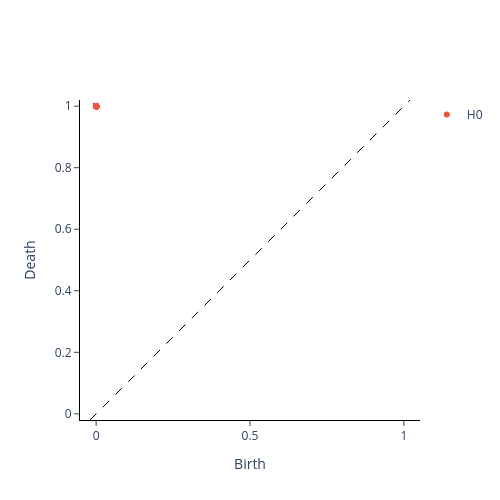

Notebook code for this chart:
### Markdown cell above
Layer 1

### Code cell
distance_matrix = geodesic_distance_matrix(act_dict[0], k_neighbors=k)
mprint(distance_matrix)

dgm = ripser_parallel(
    distance_matrix,
    metric="precomputed",
    maxdim=maxdim,
    n_threads=-1,
    # thresh=0.9,
)
dgm_gtda = _postprocess_diagrams([dgm["dgms"]], "ripser", list(range(maxdim + 1)), np.inf, True)[0]
print(calculate_betti_numbers(dgm_gtda, threshold=threshold, dim=maxdim))
plot_diagram(dgm_gtda)

### Figure 1 — Plotly figure (JSON) as saved in the notebook; plotly's stock layout.template omitted (floating-point values rounded to 4 significant figures; data arrays with more than 128 entries replaced by an {"elided": "..."} marker saying what was removed)
{"data": [{"hoverinfo": "none", "line": {"color": "black", "dash": "dash", "width": 1}, "mode": "lines", "showlegend": false, "type": "scatter", "x": [-0.02, 1.02], "y": [-0.02, 1.02]}, {"hoverinfo": "text", "hovertext": {"elided": "1999 str values"}, "mode": "markers", "name": "H0", "type": "scatter", "x": {"elided": "1999 int values"}, "y": {"elided": "1999 int values"}}], "layout": {"height": 500, "plot_bgcolor": "white", "width": 500, "xaxis": {"autorange": false, "exponentformat": "e", "linecolor": "black", "linewidth": 1, "mirror": false, "range": [-0.02, 1.02], "showexponent": "all", "showline": true, "side": "bottom", "ticks": "outside", "title": {"text": "Birth"}, "type": "linear", "zeroline": true}, "yaxis": {"autorange": false, "exponentformat": "e", "linecolor": "black", "linewidth": 1, "mirror": false, "range": [-0.02, 1.02], "scaleanchor": "x", "scaleratio": 1, "showexponent": "all", "showline": true, "side": "left", "ticks": "outside", "title": {"text": "Death"}, "type": "linear", "zeroline": true}}}
